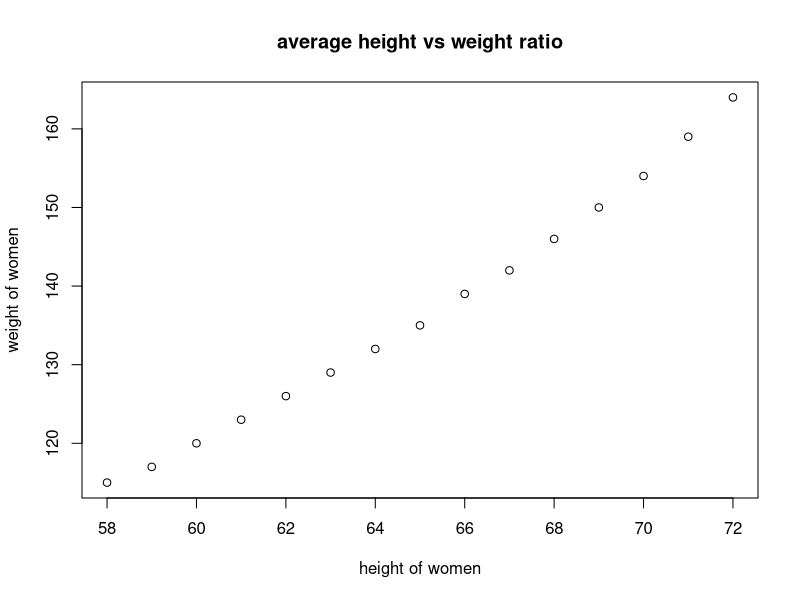

Reproduce this figure in R.
a<- women
a
plot(a$height,a$weight,xlab = 'height of women',ylab = 'weight of women',main = 'average height vs weight ratio')
median(a$height)
mode(a$height)
mean(a$weight)
median(a$weight)

